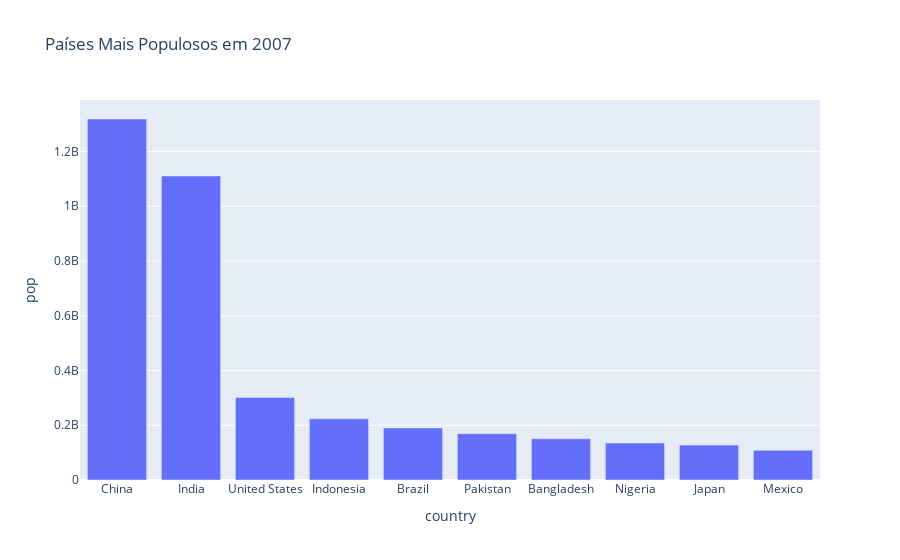

The cell this chart's notebook holds for it:
### Code cell
df_pais_mais_populoso_2007 = df.where(df['year'] == 2007).sort_values(by='pop', ascending=False).head(10)
px.bar(df_pais_mais_populoso_2007, x='country', y='pop', title='Países Mais Populosos em 2007')

### Figure 1 — Plotly figure (JSON) as saved in the notebook; plotly's stock layout.template omitted (floating-point values rounded to 4 significant figures)
{"data": [{"hovertemplate": "country=%{x}<br>pop=%{y}<extra></extra>", "legendgroup": "", "marker": {"color": "#636efa", "pattern": {"shape": ""}}, "name": "", "orientation": "v", "showlegend": false, "textposition": "auto", "type": "bar", "x": ["China", "India", "United States", "Indonesia", "Brazil", "Pakistan", "Bangladesh", "Nigeria", "Japan", "Mexico"], "xaxis": "x", "y": [1318683096, 1110396331, 301139947, 223547000, 190010647, 169270617, 150448339, 135031164, 127467972, 108700891], "yaxis": "y"}], "layout": {"barmode": "relative", "legend": {"tracegroupgap": 0}, "title": {"text": "Países Mais Populosos em 2007"}, "xaxis": {"anchor": "y", "domain": [0, 1], "title": {"text": "country"}}, "yaxis": {"anchor": "x", "domain": [0, 1], "title": {"text": "pop"}}}}
